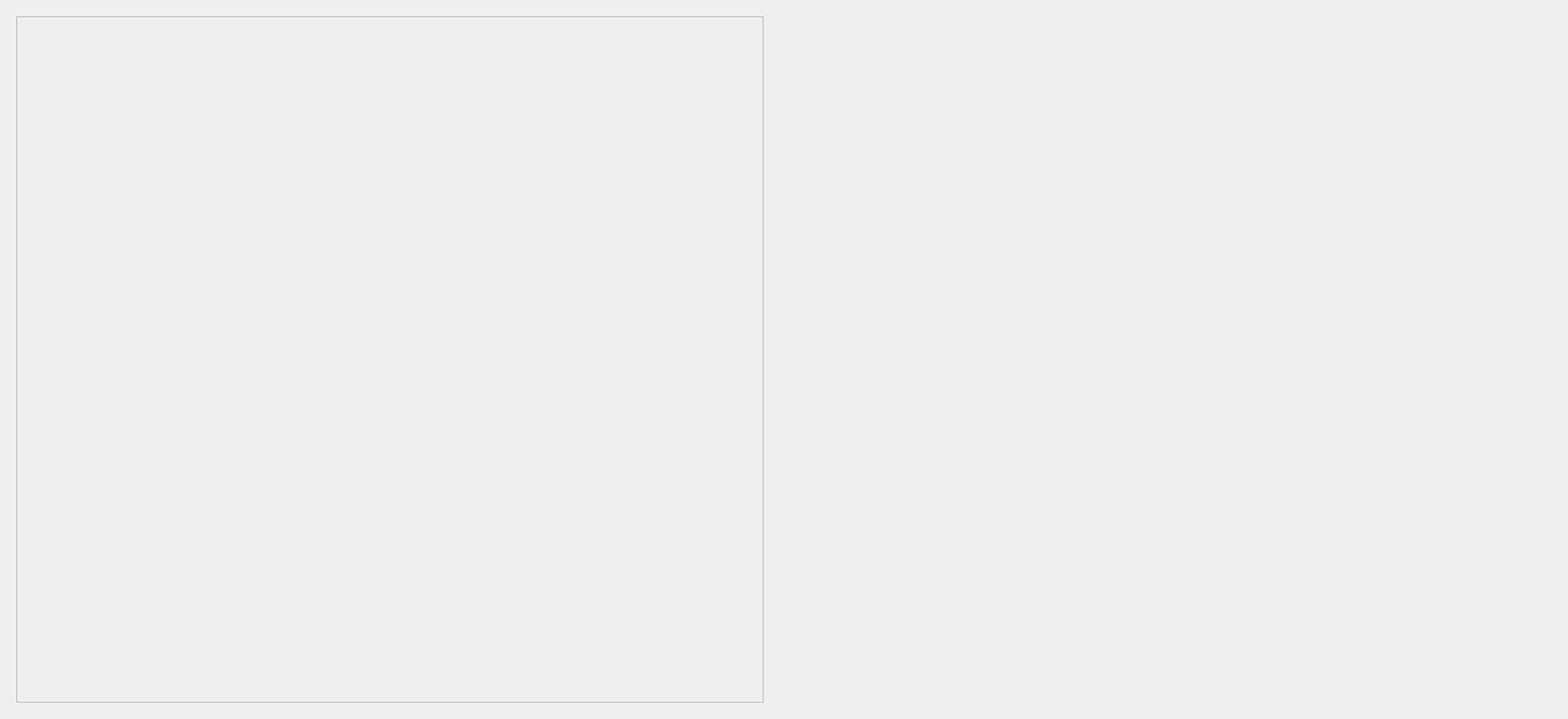
<?xml version="1.0" encoding="UTF-8"?>
<ui version="4.0">
 <class>UltrasoundEpack</class>
 <widget class="qMRMLWidget" name="UltrasoundEpack">
  <property name="geometry">
   <rect>
    <x>0</x>
    <y>0</y>
    <width>1920</width>
    <height>880</height>
   </rect>
  </property>
  <property name="maximumSize">
   <size>
    <width>16777215</width>
    <height>920</height>
   </size>
  </property>
  <property name="styleSheet">
   <string notr="true"/>
  </property>
  <layout class="QHBoxLayout" name="horizontalLayout" stretch="1,1">
   <property name="spacing">
    <number>50</number>
   </property>
   <property name="leftMargin">
    <number>20</number>
   </property>
   <property name="topMargin">
    <number>20</number>
   </property>
   <property name="rightMargin">
    <number>20</number>
   </property>
   <property name="bottomMargin">
    <number>20</number>
   </property>
   <item>
    <widget class="QScrollArea" name="scrollArea">
     <property name="widgetResizable">
      <bool>true</bool>
     </property>
     <widget class="QWidget" name="widget_content">
      <property name="geometry">
       <rect>
        <x>0</x>
        <y>0</y>
        <width>913</width>
        <height>838</height>
       </rect>
      </property>
      <layout class="QVBoxLayout" name="verticalLayout"/>
     </widget>
    </widget>
   </item>
   <item>
    <widget class="QLabel" name="lbl_bg">
     <property name="text">
      <string/>
     </property>
    </widget>
   </item>
  </layout>
 </widget>
 <customwidgets>
  <customwidget>
   <class>qMRMLWidget</class>
   <extends>QWidget</extends>
   <header>qMRMLWidget.h</header>
   <container>1</container>
  </customwidget>
 </customwidgets>
 <resources/>
 <connections/>
</ui>
